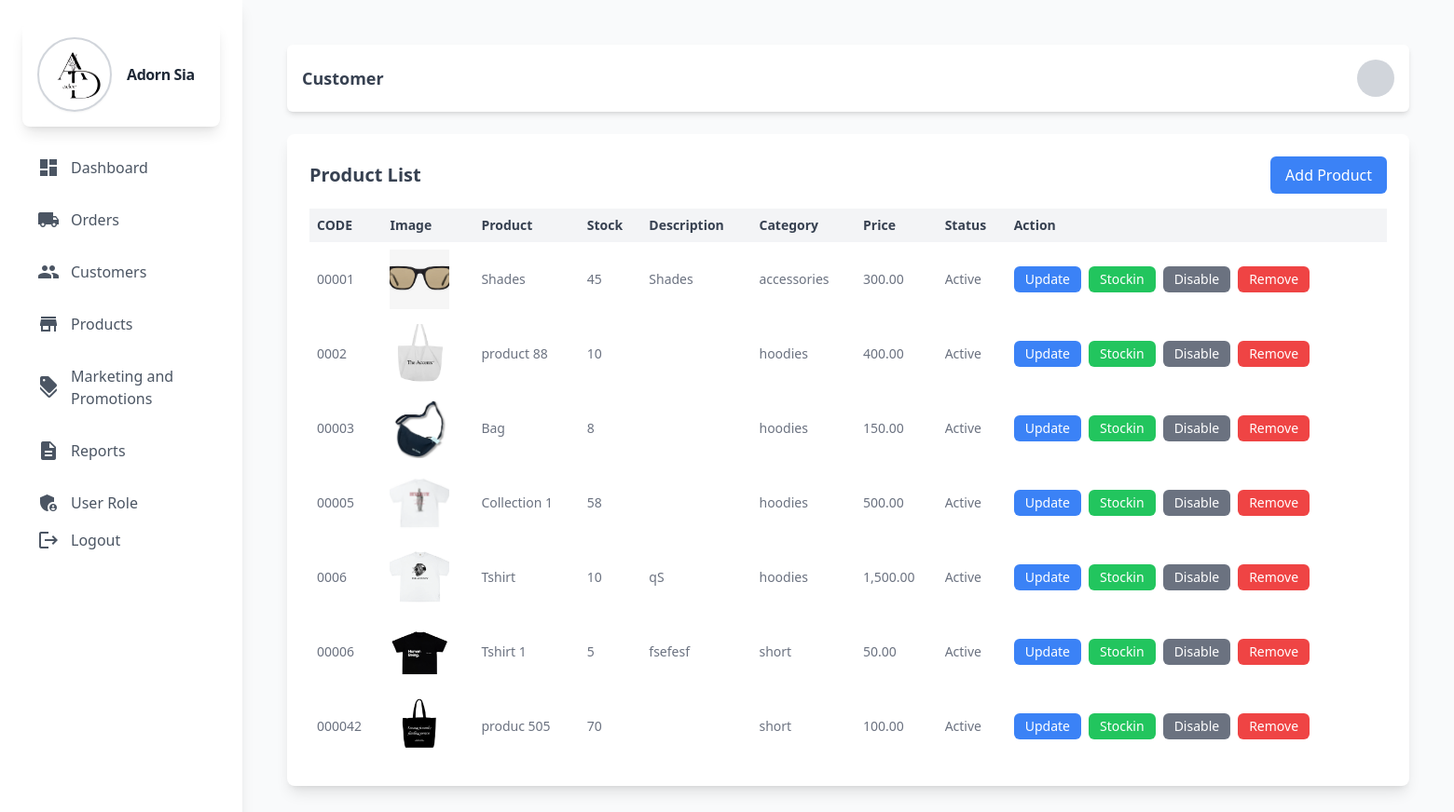
Before: /admin/product.php with the older database file.
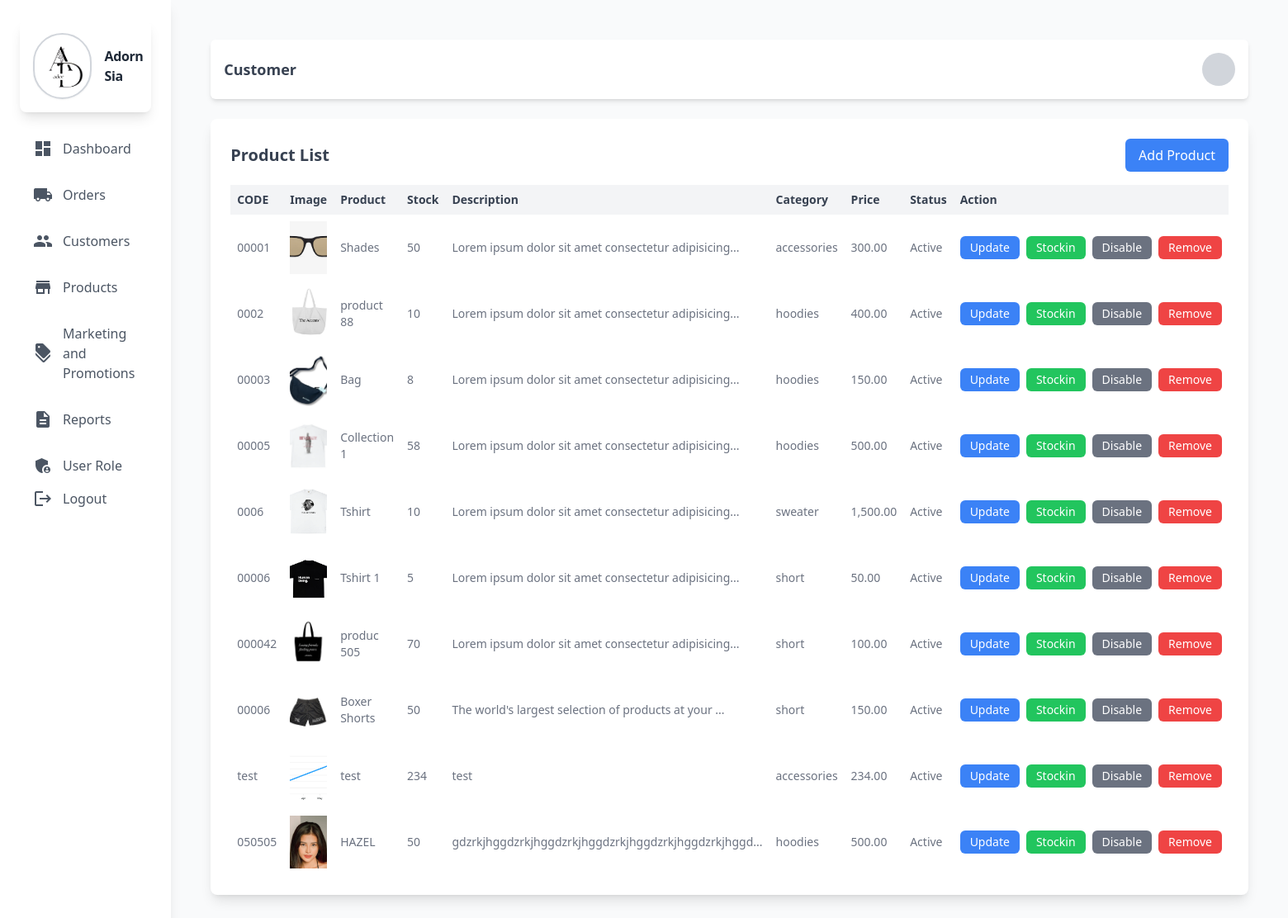
After: the same page with the newer database file.
### tables this page shows
CREATE TABLE `product` (
  `prod_id` int(11) NOT NULL,
  `prod_code` varchar(60) NOT NULL,
  `prod_name` varchar(60) NOT NULL,
  `prod_currprice` decimal(10,2) NOT NULL,
  `prod_category_id` int(11) NOT NULL,
  `prod_critical` int(11) NOT NULL,
  `prod_description` text NOT NULL,
  `prod_promo_id` int(11) DEFAULT NULL,
  `prod_image` varchar(255) NOT NULL,
  `prod_added` datetime NOT NULL,
  `prod_status` int(11) NOT NULL DEFAULT 1 COMMENT '0=Not Active,\r\n1=Active,\r\n3=Archive',
  `product_stocks` int(11) NOT NULL
);

CREATE TABLE `category` (
  `category_id` int(11) NOT NULL,
  `category_name` varchar(60) NOT NULL,
  `category_description` text NOT NULL,
  `status` int(11) NOT NULL DEFAULT 1 COMMENT '0=InActive 1=Active'
);

### admin/backend/db.php (called while the page is built, shortened)
<?php
class db_connect
{
    public $host = db_host;
    public $user = db_user;
    public $pass = db_pass;
    public $name = db_name;
    public function connect()
    {
        try {
            $this->conn = new mysqli($this->host, $this->user, $this->pass, $this->name);
        } catch (\Throwable $th) {
            header("Location:setup.php");
        }
    }
}

### admin/backend/class.php (called while the page is built, shortened)
<?php
include ('db.php');
class global_class extends db_connect
{
    public function fetch_all_product(){
        $query = $this->conn->prepare("SELECT *
        FROM `product`
        LEFT JOIN category
        ON product.prod_category_id = category.category_id");
        if ($query->execute()) {
            $result = $query->get_result();
            return $result;
        }
    }
}

### admin/backend/end-points/product_list.php (the view)
<?php
$fetch_all_product = $db->fetch_all_product();
if (!empty($fetch_all_product)) {
    foreach ($fetch_all_product as $product):
        $status = ($product['prod_status'] > 0) ? "Active" : "Not Active";
        $image_path = !empty($product['prod_image']) ? "../upload/{$product['prod_image']}" : 'images/default.png';
?>
<tr>
    <td class="p-2"><?php echo $product['prod_code']; ?></td>
    <td class="p-2">
        <img src="<?php echo $image_path; ?>" alt="<?php echo htmlspecialchars($product['prod_name']); ?>" class="w-16 h-16 object-cover">
    </td>
    <td class="p-2"><?php echo $product['prod_name']; ?></td>
    <td class="p-2"><?php echo $product['product_stocks']; ?></td>
    <td class="p-2"><?php echo strlen($product['prod_description']) > 50 ? substr($product['prod_description'], 0, 50) . '...' : $product['prod_description']; ?></td>
    <td class="p-2"><?php echo $product['category_name']; ?></td>
    <td class="p-2"><?php echo number_format($product['prod_currprice'], 2); ?></td>
    <td class="p-2"><?php echo $status; ?></td>
    <td class="p-2">
        <div class="flex space-x-2 overflow-x-auto max-w-full whitespace-nowrap">
            <button class="bg-blue-500 text-white py-1 px-3 rounded-md
            updateProductToggler"
            data-prod_id="<?=$product['prod_id']?>"
             data-prod_code="<?=$product['prod_code']?>"
             data-prod_name="<?=$product['prod_name']?>"
             data-prod_currprice="<?=$product['prod_currprice']?>"
             data-prod_category_id="<?=$product['prod_category_id']?>"
             data-prod_critical="<?=$product['prod_critical']?>"
             data-prod_description="<?=$product['prod_description']?>"
             data-prod_promo_id="<?=$product['prod_promo_id']?>"
             >Update</button>
            <button class="bg-green-500 text-white py-1 px-3 rounded-md stockInToggler"
            data-product_stocks="<?=$product['product_stocks']?>"
            data-prod_id="<?=$product['prod_id']?>"
            data-prod_name="<?=$product['prod_name']?>"
            >Stockin</button>
            <button class="bg-gray-500 text-white py-1 px-3 rounded-md">Disable</button>
            <button class="bg-red-500 text-white py-1 px-3 rounded-md">Remove</button>
        </div>
    </td>
</tr>
<?php
    endforeach;
} else { ?>
    <tr>
        <td colspan="8" class="p-2 text-center">No Record found.</td>
    </tr>
<?php } ?>

Changed rows visible on the page:
changed product "Shades": product_stocks "45" → "50"; prod_description "Shades" → "Lorem ipsum dolor sit amet consectetur adipisicing"
changed product "product 88": prod_description (not shown) → "Lorem ipsum dolor sit amet consectetur adipisicing"
changed product "Bag": prod_description (not shown) → "Lorem ipsum dolor sit amet consectetur adipisicing"
changed product "Collection 1": prod_description (not shown) → "Lorem ipsum dolor sit amet consectetur adipisicing"
changed product "Tshirt": category.category_name "hoodies" → "sweater"; prod_description "qS" → "Lorem ipsum dolor sit amet consectetur adipisicing"
changed product "Tshirt 1": prod_description "fsefesf" → "Lorem ipsum dolor sit amet consectetur adipisicing"
changed product "produc 505": prod_description (not shown) → "Lorem ipsum dolor sit amet consectetur adipisicing"
added product: prod_code "00006", prod_image (picture), prod_name "Boxer Shorts", product_stocks "50", prod_description "The world's largest selection of products at your", category.category_name "short", prod_currprice "150.00", prod_status "Active"
added product: prod_code "test", prod_image+prod_name (picture), prod_name "test", product_stocks "234", prod_description "test", category.category_name "accessories", prod_currprice "234.00", prod_status "Active"
added product: prod_code "050505", prod_image (picture), prod_name "HAZEL", product_stocks "50", prod_description "gdzrkjhggdzrkjhggdzrkjhggdzrkjhggdzrkjhggdzrkjhggd", category.category_name "hoodies", prod_currprice "500.00", prod_status "Active"
